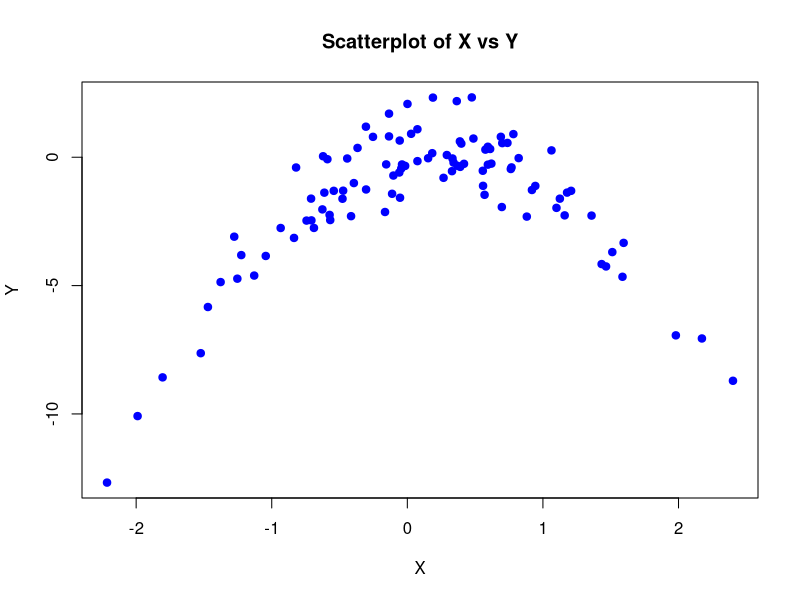

This chart was generated by the following R code:
## ---- chunk 1
knitr::opts_chunk$set(echo = TRUE)
## ---- chunk 2

set.seed(1)
x <- rnorm(100)
y <- x - 2 * x^2 + rnorm(100)

## ---- chunk 3

plot(x, y, main = "Scatterplot of X vs Y", xlab = "X", ylab = "Y", pch = 19, col = "blue")

## ---- chunk 4
# Load necessary library
library(boot)

# Create data frame with X and Y
data <- data.frame(x = x, y = y)

# Define a function to compute LOOCV error
compute_loocv <- function(model) {
  cv.glm(data, model)$delta[1]
}

# Set a random seed
set.seed(2)

# Model 1: Linear
model_1 <- glm(y ~ x, data = data)
loocv_1 <- compute_loocv(model_1)

# Model 2: Quadratic
model_2 <- glm(y ~ poly(x, 2), data = data)
loocv_2 <- compute_loocv(model_2)

# Model 3: Cubic
model_3 <- glm(y ~ poly(x, 3), data = data)
loocv_3 <- compute_loocv(model_3)

# Model 4: Quartic
model_4 <- glm(y ~ poly(x, 4), data = data)
loocv_4 <- compute_loocv(model_4)

# Print LOOCV errors
loocv_results <- data.frame(Model = c("Linear", "Quadratic", "Cubic", "Quartic"),
                            LOOCV_Error = c(loocv_1, loocv_2, loocv_3, loocv_4))
print(loocv_results)



## ---- chunk 5

# Set a new random seed
set.seed(3)

# Recompute LOOCV errors
loocv_1_new <- compute_loocv(model_1)
loocv_2_new <- compute_loocv(model_2)
loocv_3_new <- compute_loocv(model_3)
loocv_4_new <- compute_loocv(model_4)

# Print new LOOCV results
loocv_results_new <- data.frame(Model = c("Linear", "Quadratic", "Cubic", "Quartic"),
                                LOOCV_Error = c(loocv_1_new, loocv_2_new, loocv_3_new, loocv_4_new))
print(loocv_results_new)



## ---- chunk 6

# Fit models using OLS and examine summary for significance
summary(model_1)
summary(model_2)
summary(model_3)
summary(model_4)


